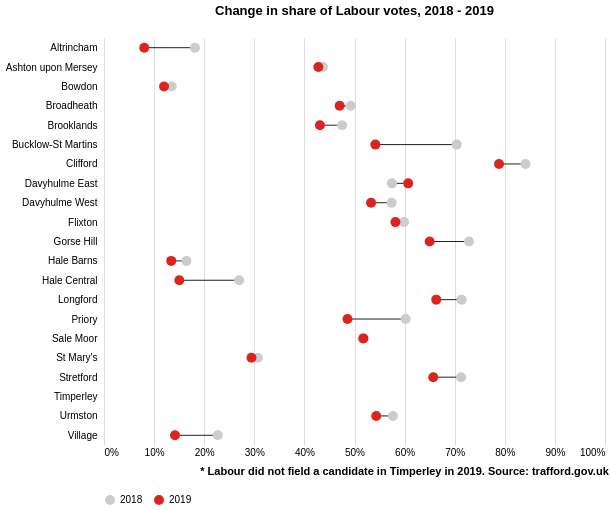

The specification (Vega-Lite) saved for this image:
### Vega-Lite specification from a JSON file in a GitHub repository (floating-point values rounded to 4 significant figures)
{"$schema": "https://vega.github.io/schema/vega-lite/v3.json", "description": "Visualisation showing how the share of votes for the Labour Party has changed between the Trafford local elections in 2018 and 2019.", "autosize": {"type": "fit"}, "width": 600, "height": 500, "title": {"text": "Change in share of Labour votes, 2018 - 2019", "offset": 20}, "data": {"values": [{"area_name": "Altrincham", "year": 2018, "ballots_issued": 8266, "labour_vote": 1501}, {"area_name": "Ashton upon Mersey", "year": 2018, "ballots_issued": 3590, "labour_vote": 1568}, {"area_name": "Bowdon", "year": 2018, "ballots_issued": 3121, "labour_vote": 422}, {"area_name": "Broadheath", "year": 2018, "ballots_issued": 4218, "labour_vote": 2077}, {"area_name": "Brooklands", "year": 2018, "ballots_issued": 4080, "labour_vote": 1939}, {"area_name": "Bucklow-St Martins", "year": 2018, "ballots_issued": 2027, "labour_vote": 1427}, {"area_name": "Clifford", "year": 2018, "ballots_issued": 3212, "labour_vote": 2702}, {"area_name": "Davyhulme East", "year": 2018, "ballots_issued": 3837, "labour_vote": 2205}, {"area_name": "Davyhulme West", "year": 2018, "ballots_issued": 3884, "labour_vote": 2230}, {"area_name": "Flixton", "year": 2018, "ballots_issued": 4562, "labour_vote": 2732}, {"area_name": "Gorse Hill", "year": 2018, "ballots_issued": 2799, "labour_vote": 2039}, {"area_name": "Hale Barns", "year": 2018, "ballots_issued": 2900, "labour_vote": 477}, {"area_name": "Hale Central", "year": 2018, "ballots_issued": 2999, "labour_vote": 809}, {"area_name": "Longford", "year": 2018, "ballots_issued": 3658, "labour_vote": 2611}, {"area_name": "Priory", "year": 2018, "ballots_issued": 3352, "labour_vote": 2018}, {"area_name": "St Mary's", "year": 2018, "ballots_issued": 3432, "labour_vote": 1054}, {"area_name": "Sale Moor", "year": 2018, "ballots_issued": 2777, "labour_vote": 1433}, {"area_name": "Stretford", "year": 2018, "ballots_issued": 3130, "labour_vote": 2231}, {"area_name": "Timperley", "year": 2018, "ballots_issued": 4204, "labour_vote": "NA"}, {"area_name": "Urmston", "year": 2018, "ballots_issued": 3890, "labour_vote": 2243}, {"area_name": "Village", "year": 2018, "ballots_issued": 3267, "labour_vote": 742}, {"area_name": "Altrincham", "year": 2019, "ballots_issued": 3898, "labour_vote": 313}, {"area_name": "Ashton upon Mersey", "year": 2019, "ballots_issued": 3588, "labour_vote": 1535}, {"area_name": "Bowdon", "year": 2019, "ballots_issued": 2929, "labour_vote": 351}, {"area_name": "Broadheath", "year": 2019, "ballots_issued": 4048, "labour_vote": 1904}, {"area_name": "Brooklands", "year": 2019, "ballots_issued": 3682, "labour_vote": 1587}, {"area_name": "Bucklow-St Martins", "year": 2019, "ballots_issued": 1824, "labour_vote": 988}, {"area_name": "Clifford", "year": 2019, "ballots_issued": 3012, "labour_vote": 2375}, {"area_name": "Davyhulme East", "year": 2019, "ballots_issued": 3177, "labour_vote": 1929}, {"area_name": "Davyhulme West", "year": 2019, "ballots_issued": 3197, "labour_vote": 1704}, {"area_name": "Flixton", "year": 2019, "ballots_issued": 3787, "labour_vote": 2203}, {"area_name": "Gorse Hill", "year": 2019, "ballots_issued": 2620, "labour_vote": 1703}, {"area_name": "Hale Barns", "year": 2019, "ballots_issued": 2817, "labour_vote": 378}, {"area_name": "Hale Central", "year": 2019, "ballots_issued": 2973, "labour_vote": 447}, {"area_name": "Longford", "year": 2019, "ballots_issued": 3242, "labour_vote": 2150}, {"area_name": "Priory", "year": 2019, "ballots_issued": 3109, "labour_vote": 1511}, {"area_name": "St Mary's", "year": 2019, "ballots_issued": 3126, "labour_vote": 920}, {"area_name": "Sale Moor", "year": 2019, "ballots_issued": 2601, "labour_vote": 1347}, {"area_name": "Stretford", "year": 2019, "ballots_issued": 2804, "labour_vote": 1843}, {"area_name": "Timperley", "year": 2019, "ballots_issued": 3918, "labour_vote": "NA"}, {"area_name": "Urmston", "year": 2019, "ballots_issued": 3394, "labour_vote": 1844}, {"area_name": "Village", "year": 2019, "ballots_issued": 3217, "labour_vote": 456}]}, "transform": [{"calculate": "(datum.labour_vote/datum.ballots_issued)", "as": "vote_percentage"}], "encoding": {"x": {"field": "vote_percentage", "type": "quantitative", "scale": {"domain": [0, 1]}, "axis": {"title": "* Labour did not field a candidate in Timperley in 2019. Source: trafford.gov.uk", "titleX": 300, "titleY": 20, "format": "%"}}, "y": {"field": "area_name", "type": "nominal", "axis": {"title": null, "offset": 5, "ticks": false, "minExtent": 70, "domain": false}}}, "layer": [{"mark": "line", "encoding": {"detail": {"field": "area_name", "type": "nominal"}, "color": {"value": "#212121"}, "size": {"value": 1}}}, {"mark": {"type": "point", "filled": true}, "encoding": {"color": {"field": "year", "type": "ordinal", "scale": {"domain": [2018, 2019], "range": ["#ccc", "#dc241f"]}, "legend": {"title": null, "orient": "bottom", "direction": "horizontal"}}, "size": {"value": 100}, "opacity": {"value": 1}, "tooltip": [{"field": "vote_percentage", "type": "quantitative", "title": "Share of votes", "format": ".1%"}]}}], "config": {"style": {"cell": {"stroke": "transparent"}}, "axis": {"ticks": false, "domainColor": ""}}}
